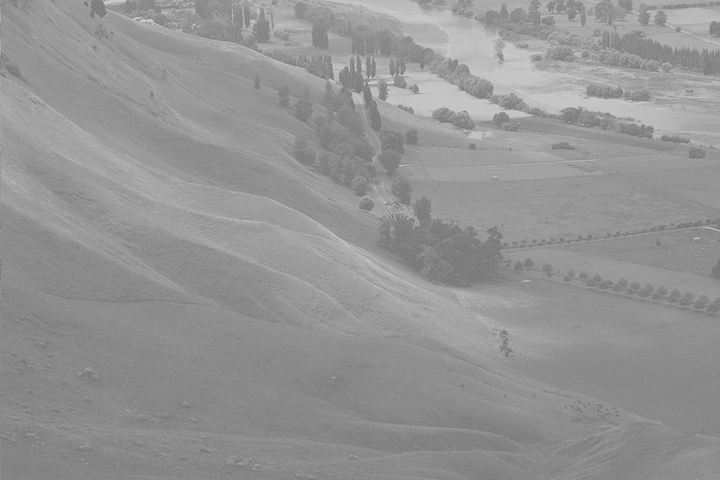
#> input picture chroma-key synthesis/Hawkes.jpg, 720 x 480 px, found by its file name
$ python contrast2.py
#> lines starting #> are read from the running program, lines starting #| are printed output that depends on the picture; after the words box and inside, x2 and y2 are one past the last pixel; in counts of white or black regions, pixels touching at a corner belong together
# 자동으로 명암비 조절
# 히스토그램 스트레칭
# 히스토그램을 양쪽으로 늘려서 영상의 pixel값이 0 ~ 255까지 골고루 나타나게 해주는 것
# => 중간 중간 히스토그램에 빈 부분이 있다.

import sys
import numpy as np
import cv2

#히스토그램 만들어 주는 함수
def getGrayHistImage(hist):
    imgHist = np.full((100,256), 255, dtype=np.uint8) #가로 100 세로 256인 흰색 그림을 만든다.

    histMax = np.max(hist)
    for x in range(256):
        pt1 = (x, 100)
        pt2 = (x, 100 - int(hist[x, 0] * 100 / histMax)) #코드가 max값을 넘어가지 않게 하는 곳
        cv2.line(imgHist, pt1, pt2, 0) #밑에서 위로 선을 그어주고 있다.

    return imgHist


src = cv2.imread('.\chroma-key synthesis.\Hawkes.jpg', cv2.IMREAD_GRAYSCALE)
#> src is the input picture: shape (480, 720); min 113, max 213, mean 148

if src is None:
    print('Image load failed!')
    sys.exit()


# nomalize() - 히스토그램 스트레칭하게 해준다.
#NORM_MINMAX - min, max값을 내가 원하는 값으로 한정시켜준다.
dst = cv2.normalize(src, None, 0, 255, cv2.NORM_MINMAX)
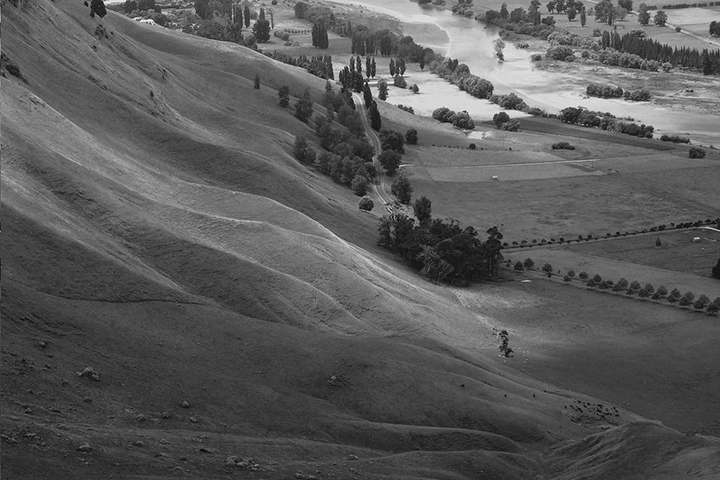
#> dst: shape (480, 720); min 0, max 255, mean 89.2


#직선의 방정식을 계산해서 명암비를 주는 것이다.
# 방법 1
# gmin, gmax, _, _ = cv2.minMaxLoc(src)
# dst = ((src - gmin) * 255. / (gmax - gmin)).astype(np.uint8)

# 방법 2 (numpy 사용)
# gmin = np.min(src)
# gmax = np.max(src)
# dst = np.clip((src - gmin) * 255. / (gmax - gmin), 0, 255).astype(np.uint8)

#히스토그램 출력
hist = cv2.calcHist([src], [0], None, [256], [0, 256])
#> hist = 256 values, max 13942 at index 138, min 0 at index 0, mean 1350
histImg = getGrayHistImage(hist)
#> in getGrayHistImage, `histMax = np.max(hist)`: histMax = 13942
#> the loop in getGrayHistImage, `for x in range(256):` made 256 passes
#> pt2 on passes 1 to 3: (0, 100), (1, 100), (2, 100)
#> after the loop in getGrayHistImage, `for x in range(256):`:
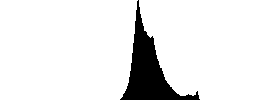
#> imgHist: shape (100, 256); 90.5% white; 1 black region, box (x1, y1, x2, y2) and area: (120, 0, 200, 100) 2436

hist2 = cv2.calcHist([dst], [0], None, [256], [0, 256])
#> hist2 = 256 values, max 13942 at index 64, min 0 at index 1, mean 1350
histImg2 = getGrayHistImage(hist2)
#> the loop in getGrayHistImage (call 2), `for x in range(256):` made 256 passes
#> after the loop in getGrayHistImage (call 2), `for x in range(256):`:
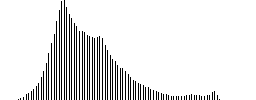
#> imgHist: shape (100, 256); 90.5% white; black in thin lines or dots, all inside (x1, y1, x2, y2) = (18, 0, 220, 100)


cv2.imshow('src', src)
cv2.imshow('dst', dst)
cv2.imshow('src_hist', histImg)
cv2.imshow('dst_hist', histImg2)
cv2.waitKey()

cv2.destroyAllWindows()
